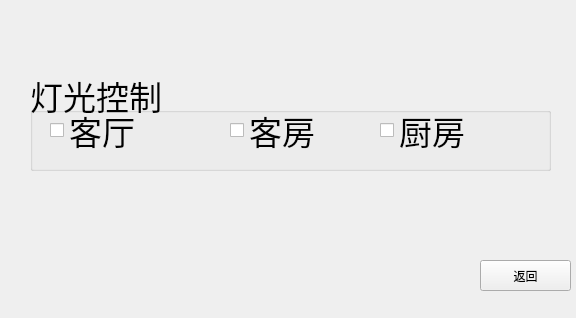
<?xml version="1.0" encoding="UTF-8"?>
<ui version="4.0">
 <class>SmartHomeWin</class>
 <widget class="QMainWindow" name="SmartHomeWin">
  <property name="geometry">
   <rect>
    <x>0</x>
    <y>0</y>
    <width>576</width>
    <height>318</height>
   </rect>
  </property>
  <property name="windowTitle">
   <string>MainWindow</string>
  </property>
  <widget class="QWidget" name="centralwidget">
   <widget class="QToolButton" name="toolButton">
    <property name="geometry">
     <rect>
      <x>480</x>
      <y>260</y>
      <width>91</width>
      <height>31</height>
     </rect>
    </property>
    <property name="text">
     <string>返回</string>
    </property>
   </widget>
   <widget class="QGroupBox" name="groupBox">
    <property name="geometry">
     <rect>
      <x>30</x>
      <y>70</y>
      <width>521</width>
      <height>101</height>
     </rect>
    </property>
    <property name="font">
     <font>
      <pointsize>25</pointsize>
     </font>
    </property>
    <property name="title">
     <string>灯光控制</string>
    </property>
    <widget class="QCheckBox" name="TTcB">
     <property name="geometry">
      <rect>
       <x>20</x>
       <y>40</y>
       <width>111</width>
       <height>41</height>
      </rect>
     </property>
     <property name="font">
      <font>
       <pointsize>25</pointsize>
      </font>
     </property>
     <property name="text">
      <string>客厅</string>
     </property>
    </widget>
    <widget class="QCheckBox" name="ccB">
     <property name="geometry">
      <rect>
       <x>350</x>
       <y>30</y>
       <width>141</width>
       <height>61</height>
      </rect>
     </property>
     <property name="font">
      <font>
       <pointsize>25</pointsize>
      </font>
     </property>
     <property name="text">
      <string>厨房</string>
     </property>
    </widget>
    <widget class="QCheckBox" name="TRoom">
     <property name="geometry">
      <rect>
       <x>200</x>
       <y>30</y>
       <width>141</width>
       <height>61</height>
      </rect>
     </property>
     <property name="font">
      <font>
       <pointsize>25</pointsize>
      </font>
     </property>
     <property name="text">
      <string>客房</string>
     </property>
    </widget>
   </widget>
  </widget>
 </widget>
 <resources/>
 <connections/>
</ui>
